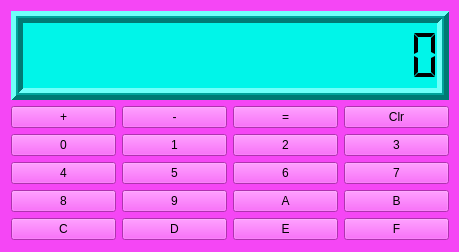
<?xml version="1.0" encoding="UTF-8"?>
<ui version="4.0">
 <class>hexcalculator</class>
 <widget class="QWidget" name="hexcalculator">
  <property name="geometry">
   <rect>
    <x>0</x>
    <y>0</y>
    <width>459</width>
    <height>252</height>
   </rect>
  </property>
  <property name="palette">
   <palette>
    <active>
     <colorrole role="WindowText">
      <brush brushstyle="SolidPattern">
       <color alpha="255">
        <red>0</red>
        <green>0</green>
        <blue>0</blue>
       </color>
      </brush>
     </colorrole>
     <colorrole role="Button">
      <brush brushstyle="SolidPattern">
       <color alpha="255">
        <red>245</red>
        <green>70</green>
        <blue>245</blue>
       </color>
      </brush>
     </colorrole>
     <colorrole role="Light">
      <brush brushstyle="SolidPattern">
       <color alpha="255">
        <red>255</red>
        <green>185</green>
        <blue>255</blue>
       </color>
      </brush>
     </colorrole>
     <colorrole role="Midlight">
      <brush brushstyle="SolidPattern">
       <color alpha="255">
        <red>250</red>
        <green>127</green>
        <blue>250</blue>
       </color>
      </brush>
     </colorrole>
     <colorrole role="Dark">
      <brush brushstyle="SolidPattern">
       <color alpha="255">
        <red>122</red>
        <green>35</green>
        <blue>122</blue>
       </color>
      </brush>
     </colorrole>
     <colorrole role="Mid">
      <brush brushstyle="SolidPattern">
       <color alpha="255">
        <red>163</red>
        <green>46</green>
        <blue>163</blue>
       </color>
      </brush>
     </colorrole>
     <colorrole role="Text">
      <brush brushstyle="SolidPattern">
       <color alpha="255">
        <red>0</red>
        <green>0</green>
        <blue>0</blue>
       </color>
      </brush>
     </colorrole>
     <colorrole role="BrightText">
      <brush brushstyle="SolidPattern">
       <color alpha="255">
        <red>255</red>
        <green>255</green>
        <blue>255</blue>
       </color>
      </brush>
     </colorrole>
     <colorrole role="ButtonText">
      <brush brushstyle="SolidPattern">
       <color alpha="255">
        <red>0</red>
        <green>0</green>
        <blue>0</blue>
       </color>
      </brush>
     </colorrole>
     <colorrole role="Base">
      <brush brushstyle="SolidPattern">
       <color alpha="255">
        <red>255</red>
        <green>255</green>
        <blue>255</blue>
       </color>
      </brush>
     </colorrole>
     <colorrole role="Window">
      <brush brushstyle="SolidPattern">
       <color alpha="255">
        <red>245</red>
        <green>70</green>
        <blue>245</blue>
       </color>
      </brush>
     </colorrole>
     <colorrole role="Shadow">
      <brush brushstyle="SolidPattern">
       <color alpha="255">
        <red>0</red>
        <green>0</green>
        <blue>0</blue>
       </color>
      </brush>
     </colorrole>
     <colorrole role="AlternateBase">
      <brush brushstyle="SolidPattern">
       <color alpha="255">
        <red>250</red>
        <green>162</green>
        <blue>250</blue>
       </color>
      </brush>
     </colorrole>
     <colorrole role="ToolTipBase">
      <brush brushstyle="SolidPattern">
       <color alpha="255">
        <red>255</red>
        <green>255</green>
        <blue>220</blue>
       </color>
      </brush>
     </colorrole>
     <colorrole role="ToolTipText">
      <brush brushstyle="SolidPattern">
       <color alpha="255">
        <red>0</red>
        <green>0</green>
        <blue>0</blue>
       </color>
      </brush>
     </colorrole>
    </active>
    <inactive>
     <colorrole role="WindowText">
      <brush brushstyle="SolidPattern">
       <color alpha="255">
        <red>0</red>
        <green>0</green>
        <blue>0</blue>
       </color>
      </brush>
     </colorrole>
     <colorrole role="Button">
      <brush brushstyle="SolidPattern">
       <color alpha="255">
        <red>245</red>
        <green>70</green>
        <blue>245</blue>
       </color>
      </brush>
     </colorrole>
     <colorrole role="Light">
      <brush brushstyle="SolidPattern">
       <color alpha="255">
        <red>255</red>
        <green>185</green>
        <blue>255</blue>
       </color>
      </brush>
     </colorrole>
     <colorrole role="Midlight">
      <brush brushstyle="SolidPattern">
       <color alpha="255">
        <red>250</red>
        <green>127</green>
        <blue>250</blue>
       </color>
      </brush>
     </colorrole>
     <colorrole role="Dark">
      <brush brushstyle="SolidPattern">
       <color alpha="255">
        <red>122</red>
        <green>35</green>
        <blue>122</blue>
       </color>
      </brush>
     </colorrole>
     <colorrole role="Mid">
      <brush brushstyle="SolidPattern">
       <color alpha="255">
        <red>163</red>
        <green>46</green>
        <blue>163</blue>
       </color>
      </brush>
     </colorrole>
     <colorrole role="Text">
      <brush brushstyle="SolidPattern">
       <color alpha="255">
        <red>0</red>
        <green>0</green>
        <blue>0</blue>
       </color>
      </brush>
     </colorrole>
     <colorrole role="BrightText">
      <brush brushstyle="SolidPattern">
       <color alpha="255">
        <red>255</red>
        <green>255</green>
        <blue>255</blue>
       </color>
      </brush>
     </colorrole>
     <colorrole role="ButtonText">
      <brush brushstyle="SolidPattern">
       <color alpha="255">
        <red>0</red>
        <green>0</green>
        <blue>0</blue>
       </color>
      </brush>
     </colorrole>
     <colorrole role="Base">
      <brush brushstyle="SolidPattern">
       <color alpha="255">
        <red>255</red>
        <green>255</green>
        <blue>255</blue>
       </color>
      </brush>
     </colorrole>
     <colorrole role="Window">
      <brush brushstyle="SolidPattern">
       <color alpha="255">
        <red>245</red>
        <green>70</green>
        <blue>245</blue>
       </color>
      </brush>
     </colorrole>
     <colorrole role="Shadow">
      <brush brushstyle="SolidPattern">
       <color alpha="255">
        <red>0</red>
        <green>0</green>
        <blue>0</blue>
       </color>
      </brush>
     </colorrole>
     <colorrole role="AlternateBase">
      <brush brushstyle="SolidPattern">
       <color alpha="255">
        <red>250</red>
        <green>162</green>
        <blue>250</blue>
       </color>
      </brush>
     </colorrole>
     <colorrole role="ToolTipBase">
      <brush brushstyle="SolidPattern">
       <color alpha="255">
        <red>255</red>
        <green>255</green>
        <blue>220</blue>
       </color>
      </brush>
     </colorrole>
     <colorrole role="ToolTipText">
      <brush brushstyle="SolidPattern">
       <color alpha="255">
        <red>0</red>
        <green>0</green>
        <blue>0</blue>
       </color>
      </brush>
     </colorrole>
    </inactive>
    <disabled>
     <colorrole role="WindowText">
      <brush brushstyle="SolidPattern">
       <color alpha="255">
        <red>122</red>
        <green>35</green>
        <blue>122</blue>
       </color>
      </brush>
     </colorrole>
     <colorrole role="Button">
      <brush brushstyle="SolidPattern">
       <color alpha="255">
        <red>245</red>
        <green>70</green>
        <blue>245</blue>
       </color>
      </brush>
     </colorrole>
     <colorrole role="Light">
      <brush brushstyle="SolidPattern">
       <color alpha="255">
        <red>255</red>
        <green>185</green>
        <blue>255</blue>
       </color>
      </brush>
     </colorrole>
     <colorrole role="Midlight">
      <brush brushstyle="SolidPattern">
       <color alpha="255">
        <red>250</red>
        <green>127</green>
        <blue>250</blue>
       </color>
      </brush>
     </colorrole>
     <colorrole role="Dark">
      <brush brushstyle="SolidPattern">
       <color alpha="255">
        <red>122</red>
        <green>35</green>
        <blue>122</blue>
       </color>
      </brush>
     </colorrole>
     <colorrole role="Mid">
      <brush brushstyle="SolidPattern">
       <color alpha="255">
        <red>163</red>
        <green>46</green>
        <blue>163</blue>
       </color>
      </brush>
     </colorrole>
     <colorrole role="Text">
      <brush brushstyle="SolidPattern">
       <color alpha="255">
        <red>122</red>
        <green>35</green>
        <blue>122</blue>
       </color>
      </brush>
     </colorrole>
     <colorrole role="BrightText">
      <brush brushstyle="SolidPattern">
       <color alpha="255">
        <red>255</red>
        <green>255</green>
        <blue>255</blue>
       </color>
      </brush>
     </colorrole>
     <colorrole role="ButtonText">
      <brush brushstyle="SolidPattern">
       <color alpha="255">
        <red>122</red>
        <green>35</green>
        <blue>122</blue>
       </color>
      </brush>
     </colorrole>
     <colorrole role="Base">
      <brush brushstyle="SolidPattern">
       <color alpha="255">
        <red>245</red>
        <green>70</green>
        <blue>245</blue>
       </color>
      </brush>
     </colorrole>
     <colorrole role="Window">
      <brush brushstyle="SolidPattern">
       <color alpha="255">
        <red>245</red>
        <green>70</green>
        <blue>245</blue>
       </color>
      </brush>
     </colorrole>
     <colorrole role="Shadow">
      <brush brushstyle="SolidPattern">
       <color alpha="255">
        <red>0</red>
        <green>0</green>
        <blue>0</blue>
       </color>
      </brush>
     </colorrole>
     <colorrole role="AlternateBase">
      <brush brushstyle="SolidPattern">
       <color alpha="255">
        <red>245</red>
        <green>70</green>
        <blue>245</blue>
       </color>
      </brush>
     </colorrole>
     <colorrole role="ToolTipBase">
      <brush brushstyle="SolidPattern">
       <color alpha="255">
        <red>255</red>
        <green>255</green>
        <blue>220</blue>
       </color>
      </brush>
     </colorrole>
     <colorrole role="ToolTipText">
      <brush brushstyle="SolidPattern">
       <color alpha="255">
        <red>0</red>
        <green>0</green>
        <blue>0</blue>
       </color>
      </brush>
     </colorrole>
    </disabled>
   </palette>
  </property>
  <property name="windowTitle">
   <string>hexcalculator</string>
  </property>
  <property name="layoutDirection">
   <enum>Qt::LeftToRight</enum>
  </property>
  <widget class="QWidget" name="verticalLayoutWidget">
   <property name="geometry">
    <rect>
     <x>0</x>
     <y>0</y>
     <width>460</width>
     <height>251</height>
    </rect>
   </property>
   <layout class="QVBoxLayout" name="Vertical">
    <item>
     <layout class="QHBoxLayout" name="Horizontal">
      <item>
       <widget class="QLCDNumber" name="LCD">
        <property name="palette">
         <palette>
          <active>
           <colorrole role="WindowText">
            <brush brushstyle="SolidPattern">
             <color alpha="255">
              <red>0</red>
              <green>0</green>
              <blue>0</blue>
             </color>
            </brush>
           </colorrole>
           <colorrole role="Button">
            <brush brushstyle="SolidPattern">
             <color alpha="255">
              <red>0</red>
              <green>245</green>
              <blue>233</blue>
             </color>
            </brush>
           </colorrole>
           <colorrole role="Light">
            <brush brushstyle="SolidPattern">
             <color alpha="255">
              <red>111</red>
              <green>255</green>
              <blue>249</blue>
             </color>
            </brush>
           </colorrole>
           <colorrole role="Midlight">
            <brush brushstyle="SolidPattern">
             <color alpha="255">
              <red>55</red>
              <green>250</green>
              <blue>241</blue>
             </color>
            </brush>
           </colorrole>
           <colorrole role="Dark">
            <brush brushstyle="SolidPattern">
             <color alpha="255">
              <red>0</red>
              <green>122</green>
              <blue>116</blue>
             </color>
            </brush>
           </colorrole>
           <colorrole role="Mid">
            <brush brushstyle="SolidPattern">
             <color alpha="255">
              <red>0</red>
              <green>163</green>
              <blue>155</blue>
             </color>
            </brush>
           </colorrole>
           <colorrole role="Text">
            <brush brushstyle="SolidPattern">
             <color alpha="255">
              <red>0</red>
              <green>0</green>
              <blue>0</blue>
             </color>
            </brush>
           </colorrole>
           <colorrole role="BrightText">
            <brush brushstyle="SolidPattern">
             <color alpha="255">
              <red>255</red>
              <green>255</green>
              <blue>255</blue>
             </color>
            </brush>
           </colorrole>
           <colorrole role="ButtonText">
            <brush brushstyle="SolidPattern">
             <color alpha="255">
              <red>0</red>
              <green>0</green>
              <blue>0</blue>
             </color>
            </brush>
           </colorrole>
           <colorrole role="Base">
            <brush brushstyle="SolidPattern">
             <color alpha="255">
              <red>255</red>
              <green>255</green>
              <blue>255</blue>
             </color>
            </brush>
           </colorrole>
           <colorrole role="Window">
            <brush brushstyle="SolidPattern">
             <color alpha="255">
              <red>0</red>
              <green>245</green>
              <blue>233</blue>
             </color>
            </brush>
           </colorrole>
           <colorrole role="Shadow">
            <brush brushstyle="SolidPattern">
             <color alpha="255">
              <red>0</red>
              <green>0</green>
              <blue>0</blue>
             </color>
            </brush>
           </colorrole>
           <colorrole role="AlternateBase">
            <brush brushstyle="SolidPattern">
             <color alpha="255">
              <red>127</red>
              <green>250</green>
              <blue>244</blue>
             </color>
            </brush>
           </colorrole>
           <colorrole role="ToolTipBase">
            <brush brushstyle="SolidPattern">
             <color alpha="255">
              <red>255</red>
              <green>255</green>
              <blue>220</blue>
             </color>
            </brush>
           </colorrole>
           <colorrole role="ToolTipText">
            <brush brushstyle="SolidPattern">
             <color alpha="255">
              <red>0</red>
              <green>0</green>
              <blue>0</blue>
             </color>
            </brush>
           </colorrole>
          </active>
          <inactive>
           <colorrole role="WindowText">
            <brush brushstyle="SolidPattern">
             <color alpha="255">
              <red>0</red>
              <green>0</green>
              <blue>0</blue>
             </color>
            </brush>
           </colorrole>
           <colorrole role="Button">
            <brush brushstyle="SolidPattern">
             <color alpha="255">
              <red>0</red>
              <green>245</green>
              <blue>233</blue>
             </color>
            </brush>
           </colorrole>
           <colorrole role="Light">
            <brush brushstyle="SolidPattern">
             <color alpha="255">
              <red>111</red>
              <green>255</green>
              <blue>249</blue>
             </color>
            </brush>
           </colorrole>
           <colorrole role="Midlight">
            <brush brushstyle="SolidPattern">
             <color alpha="255">
              <red>55</red>
              <green>250</green>
              <blue>241</blue>
             </color>
            </brush>
           </colorrole>
           <colorrole role="Dark">
            <brush brushstyle="SolidPattern">
             <color alpha="255">
              <red>0</red>
              <green>122</green>
              <blue>116</blue>
             </color>
            </brush>
           </colorrole>
           <colorrole role="Mid">
            <brush brushstyle="SolidPattern">
             <color alpha="255">
              <red>0</red>
              <green>163</green>
              <blue>155</blue>
             </color>
            </brush>
           </colorrole>
           <colorrole role="Text">
            <brush brushstyle="SolidPattern">
             <color alpha="255">
              <red>0</red>
              <green>0</green>
              <blue>0</blue>
             </color>
            </brush>
           </colorrole>
           <colorrole role="BrightText">
            <brush brushstyle="SolidPattern">
             <color alpha="255">
              <red>255</red>
              <green>255</green>
              <blue>255</blue>
             </color>
            </brush>
           </colorrole>
           <colorrole role="ButtonText">
            <brush brushstyle="SolidPattern">
             <color alpha="255">
              <red>0</red>
              <green>0</green>
              <blue>0</blue>
             </color>
            </brush>
           </colorrole>
           <colorrole role="Base">
            <brush brushstyle="SolidPattern">
             <color alpha="255">
              <red>255</red>
              <green>255</green>
              <blue>255</blue>
             </color>
            </brush>
           </colorrole>
           <colorrole role="Window">
            <brush brushstyle="SolidPattern">
             <color alpha="255">
              <red>0</red>
              <green>245</green>
              <blue>233</blue>
             </color>
            </brush>
           </colorrole>
           <colorrole role="Shadow">
            <brush brushstyle="SolidPattern">
             <color alpha="255">
              <red>0</red>
              <green>0</green>
              <blue>0</blue>
             </color>
            </brush>
           </colorrole>
           <colorrole role="AlternateBase">
            <brush brushstyle="SolidPattern">
             <color alpha="255">
              <red>127</red>
              <green>250</green>
              <blue>244</blue>
             </color>
            </brush>
           </colorrole>
           <colorrole role="ToolTipBase">
            <brush brushstyle="SolidPattern">
             <color alpha="255">
              <red>255</red>
              <green>255</green>
              <blue>220</blue>
             </color>
            </brush>
           </colorrole>
           <colorrole role="ToolTipText">
            <brush brushstyle="SolidPattern">
             <color alpha="255">
              <red>0</red>
              <green>0</green>
              <blue>0</blue>
             </color>
            </brush>
           </colorrole>
          </inactive>
          <disabled>
           <colorrole role="WindowText">
            <brush brushstyle="SolidPattern">
             <color alpha="255">
              <red>0</red>
              <green>122</green>
              <blue>116</blue>
             </color>
            </brush>
           </colorrole>
           <colorrole role="Button">
            <brush brushstyle="SolidPattern">
             <color alpha="255">
              <red>0</red>
              <green>245</green>
              <blue>233</blue>
             </color>
            </brush>
           </colorrole>
           <colorrole role="Light">
            <brush brushstyle="SolidPattern">
             <color alpha="255">
              <red>111</red>
              <green>255</green>
              <blue>249</blue>
             </color>
            </brush>
           </colorrole>
           <colorrole role="Midlight">
            <brush brushstyle="SolidPattern">
             <color alpha="255">
              <red>55</red>
              <green>250</green>
              <blue>241</blue>
             </color>
            </brush>
           </colorrole>
           <colorrole role="Dark">
            <brush brushstyle="SolidPattern">
             <color alpha="255">
              <red>0</red>
              <green>122</green>
              <blue>116</blue>
             </color>
            </brush>
           </colorrole>
           <colorrole role="Mid">
            <brush brushstyle="SolidPattern">
             <color alpha="255">
              <red>0</red>
              <green>163</green>
              <blue>155</blue>
             </color>
            </brush>
           </colorrole>
           <colorrole role="Text">
            <brush brushstyle="SolidPattern">
             <color alpha="255">
              <red>0</red>
              <green>122</green>
              <blue>116</blue>
             </color>
            </brush>
           </colorrole>
           <colorrole role="BrightText">
            <brush brushstyle="SolidPattern">
             <color alpha="255">
              <red>255</red>
              <green>255</green>
              <blue>255</blue>
             </color>
            </brush>
           </colorrole>
           <colorrole role="ButtonText">
            <brush brushstyle="SolidPattern">
             <color alpha="255">
              <red>0</red>
              <green>122</green>
              <blue>116</blue>
             </color>
            </brush>
           </colorrole>
           <colorrole role="Base">
            <brush brushstyle="SolidPattern">
             <color alpha="255">
              <red>0</red>
              <green>245</green>
              <blue>233</blue>
             </color>
            </brush>
           </colorrole>
           <colorrole role="Window">
            <brush brushstyle="SolidPattern">
             <color alpha="255">
              <red>0</red>
              <green>245</green>
              <blue>233</blue>
             </color>
            </brush>
           </colorrole>
           <colorrole role="Shadow">
            <brush brushstyle="SolidPattern">
             <color alpha="255">
              <red>0</red>
              <green>0</green>
              <blue>0</blue>
             </color>
            </brush>
           </colorrole>
           <colorrole role="AlternateBase">
            <brush brushstyle="SolidPattern">
             <color alpha="255">
              <red>0</red>
              <green>245</green>
              <blue>233</blue>
             </color>
            </brush>
           </colorrole>
           <colorrole role="ToolTipBase">
            <brush brushstyle="SolidPattern">
             <color alpha="255">
              <red>255</red>
              <green>255</green>
              <blue>220</blue>
             </color>
            </brush>
           </colorrole>
           <colorrole role="ToolTipText">
            <brush brushstyle="SolidPattern">
             <color alpha="255">
              <red>0</red>
              <green>0</green>
              <blue>0</blue>
             </color>
            </brush>
           </colorrole>
          </disabled>
         </palette>
        </property>
        <property name="autoFillBackground">
         <bool>true</bool>
        </property>
        <property name="frameShape">
         <enum>QFrame::Box</enum>
        </property>
        <property name="lineWidth">
         <number>5</number>
        </property>
        <property name="midLineWidth">
         <number>2</number>
        </property>
        <property name="digitCount">
         <number>16</number>
        </property>
        <property name="mode">
         <enum>QLCDNumber::Hex</enum>
        </property>
        <property name="segmentStyle">
         <enum>QLCDNumber::Flat</enum>
        </property>
       </widget>
      </item>
     </layout>
    </item>
    <item>
     <layout class="QGridLayout" name="gridLayout">
      <item row="4" column="1">
       <widget class="QPushButton" name="d">
        <property name="text">
         <string>D</string>
        </property>
       </widget>
      </item>
      <item row="1" column="1">
       <widget class="QPushButton" name="One">
        <property name="text">
         <string>1</string>
        </property>
       </widget>
      </item>
      <item row="3" column="2">
       <widget class="QPushButton" name="a">
        <property name="text">
         <string>A</string>
        </property>
       </widget>
      </item>
      <item row="0" column="2">
       <widget class="QPushButton" name="Equal">
        <property name="text">
         <string>=</string>
        </property>
       </widget>
      </item>
      <item row="2" column="2">
       <widget class="QPushButton" name="Six">
        <property name="text">
         <string>6</string>
        </property>
       </widget>
      </item>
      <item row="1" column="2">
       <widget class="QPushButton" name="Two">
        <property name="text">
         <string>2</string>
        </property>
       </widget>
      </item>
      <item row="0" column="3">
       <widget class="QPushButton" name="Clear">
        <property name="text">
         <string>Clr</string>
        </property>
       </widget>
      </item>
      <item row="3" column="0">
       <widget class="QPushButton" name="Eight">
        <property name="text">
         <string>8</string>
        </property>
       </widget>
      </item>
      <item row="2" column="1">
       <widget class="QPushButton" name="Five">
        <property name="text">
         <string>5</string>
        </property>
       </widget>
      </item>
      <item row="4" column="3">
       <widget class="QPushButton" name="f">
        <property name="text">
         <string>F</string>
        </property>
       </widget>
      </item>
      <item row="3" column="1">
       <widget class="QPushButton" name="Nine">
        <property name="text">
         <string>9</string>
        </property>
       </widget>
      </item>
      <item row="0" column="1">
       <widget class="QPushButton" name="Minus">
        <property name="text">
         <string>-</string>
        </property>
       </widget>
      </item>
      <item row="4" column="0">
       <widget class="QPushButton" name="c">
        <property name="text">
         <string>C</string>
        </property>
       </widget>
      </item>
      <item row="2" column="3">
       <widget class="QPushButton" name="Seven">
        <property name="text">
         <string>7</string>
        </property>
       </widget>
      </item>
      <item row="4" column="2">
       <widget class="QPushButton" name="e">
        <property name="text">
         <string>E</string>
        </property>
       </widget>
      </item>
      <item row="0" column="0">
       <widget class="QPushButton" name="Plus">
        <property name="text">
         <string>+</string>
        </property>
       </widget>
      </item>
      <item row="1" column="0">
       <widget class="QPushButton" name="Zero">
        <property name="text">
         <string>0</string>
        </property>
       </widget>
      </item>
      <item row="2" column="0">
       <widget class="QPushButton" name="Four">
        <property name="text">
         <string>4</string>
        </property>
       </widget>
      </item>
      <item row="3" column="3">
       <widget class="QPushButton" name="b">
        <property name="text">
         <string>B</string>
        </property>
       </widget>
      </item>
      <item row="1" column="3">
       <widget class="QPushButton" name="Three">
        <property name="text">
         <string>3</string>
        </property>
       </widget>
      </item>
     </layout>
    </item>
   </layout>
  </widget>
 </widget>
 <layoutdefault spacing="6" margin="11"/>
 <resources/>
 <connections/>
</ui>
